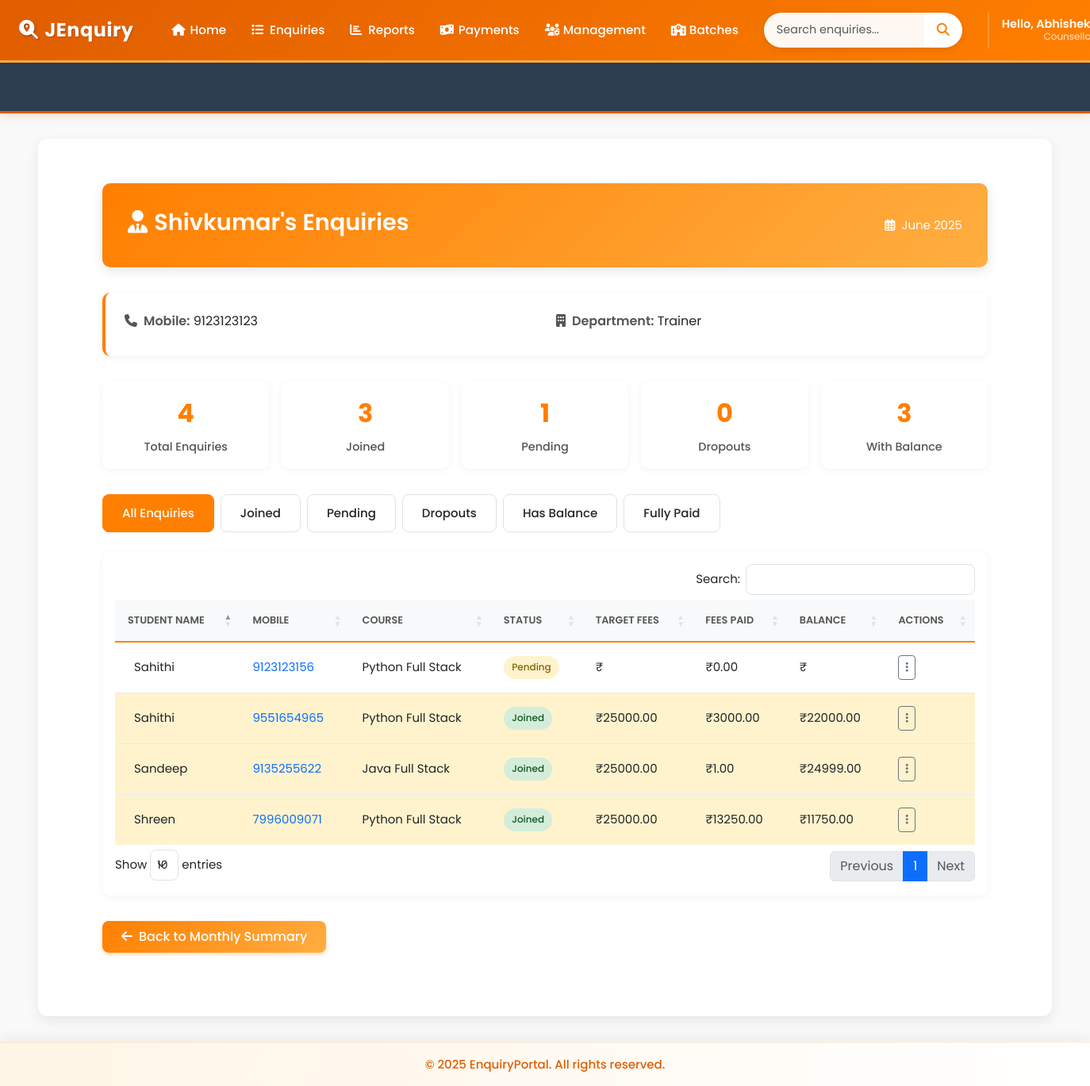
Page /monthly-summary/counsellor/3/2025/6/ (signed in) on the committed database.
### accounts/models.py (models this page shows, shortened)
class CustomUser(AbstractBaseUser, PermissionsMixin):
    ROLE_CHOICES = (
        ('manager', 'Manager'),
        ('counselor', 'Counselor'),
    )
    email = models.EmailField(unique=True)
    first_name = models.CharField(max_length=30)
    last_name = models.CharField(max_length=30)
    role = models.CharField(max_length=20, choices=ROLE_CHOICES)
    is_approved = models.BooleanField(default=False)
    is_active = models.BooleanField(default=True)
    is_staff = models.BooleanField(default=False)
    objects = CustomUserManager()
    USERNAME_FIELD = 'email'
    REQUIRED_FIELDS = ['first_name', 'last_name', 'role']

### enquiry/models.py (models this page shows, shortened)
class Counsellor(models.Model):
    name = models.CharField(max_length=100, unique=True)
    mobile = models.CharField(max_length=15)
    department = models.CharField(max_length=100)

class Enquiry(models.Model):
    STATUS_CHOICES = [
        ('joined', 'Joined'),
        ('pending', 'Pending'),
        ('dropout', 'Dropout'),
    ]
    SUBJECT_CHOICES = [
        ('java_full_stack', 'Java Full Stack'),
        ('python_full_stack', 'Python Full Stack'),
        ('other', 'Other'),
    ]
    ENQUIRY_TYPE_CHOICES = [
        ('someone_telephonic', 'Enquiry for Someone Telephonic'),
        ('direct_telephonic', 'Direct Enquiry Telephonic'),
        ('someone_walkin', 'Enquiry for Someone WalkIn'),
        ('direct_walkin', 'Direct Enquiry WalkIn'),
        ('telephonic_to_walkin', 'Telephonic To Walkin'),
    ]
    name = models.CharField(max_length=100)
    mobile = models.CharField(max_length=15, unique=True)
    subject = models.CharField(max_length=50, choices=SUBJECT_CHOICES)
    status = models.CharField(max_length=10, choices=STATUS_CHOICES, default='pending')
    enquiry_type = models.CharField(max_length=30, choices=ENQUIRY_TYPE_CHOICES, default='direct_telephonic')
    counsellor = models.ForeignKey(Counsellor, on_delete=models.CASCADE)
    created_at = models.DateTimeField(auto_now_add=True)
    followup_date = models.DateField(null=True, blank=True)
    enquiry_date = models.DateField(null=True, blank=True)
    parent_number = models.CharField(max_length=15, blank=True, null=True)
    fees_paid_date = models.DateField(null=True, blank=True)
    native_district_name=models.CharField(max_length=30,blank=True,null=True)
    target_fees = models.DecimalField(
        max_digits=12, decimal_places=2,
        null=True, blank=True,
        help_text="Total fees for the course"
    )
    fees_paid = models.DecimalField(
        max_digits=12, decimal_places=2,
        default=0.00,
        help_text="Total amount paid by the student"
    )
    fees_balance = models.DecimalField(
        max_digits=12, decimal_places=2,
        null=True, blank=True,
        help_text="Remaining balance (calculated automatically)"
    )
    due_date = models.DateField(
        null=True, blank=True,
        help_text="Deadline for full fees payment"
    )
    other_subject_name = models.CharField(
        max_length=100,
        blank=True,
        null=True,
        help_text="Specify the subject if 'Other' is selected"
    )
    is_joined_batch = models.BooleanField(
    default=False,
    help_text="True if the student has joined a batch"
)
    joined_date = models.DateField(
        null=True,
        blank=True,
        help_text="Date when the student joined"
    )
    VISIT_TYPE_CHOICES = [
        ('alone_walkin', 'Alone Walkin'),
        ('came_with_parents', 'Came with parents'),
        ('student_reference', 'Student Reference'),
        ('old_student_reference', 'Old Student Reference'),
        ('came_with_relatives', 'Came with relatives'),
        ('telephonic','Telephonic'),
    ]
    visit_type = models.CharField(
        max_length=30,
        choices=VISIT_TYPE_CHOICES,
        default='alone_walkin',
        help_text="How did the student come for enquiry?"
    )

### enquiry/views.py (the view)
# urls.py: path('monthly-summary/counsellor/<int:counsellor_id>/<int:year>/<int:month>/', views.counsellor_monthly_details, name='counsellor_monthly_details'),
@login_required(login_url='accounts:login')
def counsellor_monthly_details(request, counsellor_id, year, month):
    counsellor = get_object_or_404(Counsellor, id=counsellor_id)
    if not (1 <= month <= 12):
        return render(request, 'error.html', {'message': 'Invalid month'})
    try:
        start_date = datetime(year=year, month=month, day=1)
        next_month = start_date.replace(day=28) + timedelta(days=4)
        end_date = next_month.replace(day=1) - timedelta(days=1)
    except ValueError:
        return render(request, 'error.html', {'message': 'Invalid date range'})
    start_date = make_aware(start_date)
    end_date = make_aware(datetime.combine(end_date, datetime.max.time()))
    enquiries = Enquiry.objects.filter(
        counsellor=counsellor,
        created_at__range=(start_date, end_date)
    ).select_related('counsellor')
    joined_count = enquiries.filter(status='joined').count()
    pending_count = enquiries.filter(status='pending').count()
    dropout_count = enquiries.filter(status='dropout').count()
    context = {
        'counsellor': counsellor,
        'enquiries': enquiries,
        'month': start_date.strftime('%B'),
        'year': year,
        'joined_count': joined_count,
        'pending_count': pending_count,
        'dropout_count': dropout_count,
    }
    return render(request, 'counsellor_monthly_details.html', context)

### template/counsellor_monthly_details.html (shortened to what this page needs)
{% extends "base.html" %}
{% block extra_css %}
<link rel="stylesheet" href="https://cdn.datatables.net/1.13.5/css/dataTables.bootstrap5.min.css">
<link rel="stylesheet" href="https://cdn.datatables.net/buttons/2.4.1/css/buttons.bootstrap5.min.css">
{% endblock %}
{% block content %}
<div class="container mt-4 mb-5 fade-in">
    <div class="page-header">
        <div class="d-flex justify-content-between align-items-center flex-wrap">
            <h2><i class="fas fa-user-tie me-2"></i>{{ counsellor.name }}'s Enquiries</h2>
            <div class="text-white">
                <i class="far fa-calendar-alt me-1"></i> {{ month }} {{ year }}
            </div>
        </div>
    </div>
    <div class="counsellor-info">
        <div class="row">
            <div class="col-md-6">
                <p><span class="info-label"><i class="fas fa-phone me-2"></i>Mobile:</span> {{ counsellor.mobile }}</p>
            </div>
            <div class="col-md-6">
                <p><span class="info-label"><i class="fas fa-building me-2"></i>Department:</span> {{ counsellor.department }}</p>
            </div>
        </div>
    </div>
    {% if enquiries %}
    <div class="data-summary">
        <div class="summary-card">
            <div class="number" id="totalEnquiries">{{ enquiries|length }}</div>
            <div class="label">Total Enquiries</div>
        </div>
        <div class="summary-card">
            <div class="number" id="joinedCount">{{ joined_count }}</div>
            <div class="label">Joined</div>
        </div>
        <div class="summary-card">
            <div class="number" id="pendingCount">0</div>
            <div class="label">Pending</div>
        </div>
        <div class="summary-card">
            <div class="number" id="dropoutCount">0</div>
            <div class="label">Dropouts</div>
        </div>
        <div class="summary-card">
            <div class="number" id="balanceCount">0</div>
            <div class="label">With Balance</div>
        </div>
    </div>
    <div class="filter-tabs">
        <div class="filter-tab active" data-filter="all">All Enquiries</div>
        <div class="filter-tab" data-filter="joined">Joined</div>
        <div class="filter-tab" data-filter="pending">Pending</div>
        <div class="filter-tab" data-filter="dropped">Dropouts</div>
        <div class="filter-tab" data-filter="balance">Has Balance</div>
        <div class="filter-tab" data-filter="paid">Fully Paid</div>
    </div>
    <div class="table-container">
        <div class="table-responsive">
            <table class="enquiry-table" id="enquiryTable">
                <thead>
                    <tr>
                        <th>Student Name</th>
                        <th>Mobile</th>
                        <th>Course</th>
                        <th>Status</th>
                        <th>Target Fees</th>
                        <th>Fees Paid</th>
                        <th>Balance</th>
                        <th>Actions</th>
                    </tr>
                </thead>
                <tbody>
                    {% for enquiry in enquiries %}
                    <tr data-status="{{ enquiry.status|lower }}" data-balance="{% if enquiry.fees_balance > 0 %}balance{% else %}paid{% endif %}" {% if enquiry.fees_balance > 0 %}class="balance-warning"{% endif %}>
                        <td>
                            <div class="d-flex align-items-center">
                                <span class="ms-2">{{ enquiry.name }}</span>
                            </div>
                        </td>
                        <td>
                            <a href="tel:{{ enquiry.mobile }}" class="text-decoration-none">
                                {{ enquiry.mobile }}
                            </a>
                        </td>
                        <td>{{ enquiry.get_subject_display }}</td>
                        <td>
                            <span class="status-badge status-{{ enquiry.status|lower }}">
                                {{ enquiry.get_status_display }}
                            </span>
                        </td>
                        <td>₹{{ enquiry.target_fees|floatformat:2 }}</td>
                        <td>₹{{ enquiry.fees_paid|floatformat:2 }}</td>
                        <td>₹{{ enquiry.fees_balance|floatformat:2 }}</td>
                        <td>
                            <div class="dropdown">
                                <button class="btn btn-sm btn-outline-secondary dropdown-toggle" type="button" data-bs-toggle="dropdown">
                                    <i class="fas fa-ellipsis-v"></i>
                                </button>
                            </div>
                        </td>
                    </tr>
                    {% endfor %}
                </tbody>
            </table>
        </div>
    </div>
    {% else %}
    <div class="empty-state">
        <i class="far fa-clipboard"></i>
        <p>No enquiries found for this counsellor in {{ month }} {{ year }}.</p>
    </div>
    {% endif %}
    <div class="d-flex justify-content-between align-items-center mt-4">
        <a href="{% url 'enquiry:monthly_summary_by_counsellor' %}" class="btn action-btn btn-back">
            <i class="fas fa-arrow-left me-2"></i>Back to Monthly Summary
        </a>
    </div>
</div>
{% endblock %}

### template/base.html (shortened to what this page needs)
<!DOCTYPE html>
<html lang="en">
<head>
    <link href="https://cdn.jsdelivr.net/npm/bootstrap@5.3.0-alpha1/dist/css/bootstrap.min.css" rel="stylesheet">
    <link rel="stylesheet" href="https://cdnjs.cloudflare.com/ajax/libs/font-awesome/6.4.0/css/all.min.css">
<link rel="stylesheet" href="https://cdnjs.cloudflare.com/ajax/libs/font-awesome/6.5.0/css/all.min.css">
<link rel="stylesheet" href="https://cdn.jsdelivr.net/npm/flatpickr/dist/flatpickr.min.css">
    {% block extra_css %}
    {% endblock %}
</head>
<body>
    <nav class="navbar navbar-expand-lg navbar-dark">
        <div class="container-fluid">
            <a class="navbar-brand pulse-on-hover" href="{% url 'enquiry:dashboard' %}">
                <i class="fas fa-search-location"></i>JEnquiry
            </a>
            <div class="collapse navbar-collapse" id="mainNav">
                {% if user.is_authenticated %}
                <ul class="navbar-nav me-auto mb-2 mb-lg-0">
                    <li class="nav-item">
                        <a class="nav-link" href="{% url 'enquiry:dashboard' %}"><i class="fas fa-home"></i> Home</a>
                    </li>
                    <li class="nav-item dropdown">
                        <a class="nav-link dropdown-toggle" href="#" role="button" data-bs-toggle="dropdown">
                            <i class="fas fa-list"></i> Enquiries
                        </a>
                    </li>
                    <li class="nav-item dropdown">
                        <a class="nav-link dropdown-toggle" href="#" role="button" data-bs-toggle="dropdown">
                            <i class="fas fa-chart-bar"></i> Reports
                        </a>
                    </li>
                    <li class="nav-item dropdown">
                        <a class="nav-link dropdown-toggle" href="#" role="button" data-bs-toggle="dropdown">
                            <i class="fas fa-money-bill-wave"></i> Payments
                        </a>
                    </li>
                    <li class="nav-item dropdown">
                        <a class="nav-link dropdown-toggle" href="#" role="button" data-bs-toggle="dropdown">
                            <i class="fas fa-users-cog"></i> Management
                        </a>
                    </li>
                    <li class="nav-item dropdown">
                        <a class="nav-link dropdown-toggle" href="#" role="button" data-bs-toggle="dropdown">
                           <i class="fa-solid fa-school"></i> Batches
                        </a>
                    </li>
                </ul>
                <form class="d-flex search-form search-section" action="{% url 'enquiry:enquary_list' %}" method="get">
                    <div class="input-group">
                        <input type="search" name="search" class="form-control" placeholder="Search enquiries..."
                               aria-label="Search">
                        <button class="btn" type="submit">
                            <i class="fas fa-search"></i>
                        </button>
                    </div>
                </form>
                <div class="user-section">
                    <div class="user-menu">
                        <div class="dropdown user-dropdown">
                            <button class="dropdown-toggle" type="button" data-bs-toggle="dropdown"
                                    aria-expanded="false">
                                <div class="user-profile-dropdown">
                                    <div class="user-details">
                                        <p class="user-greeting">
                                           Hello, {{ user.first_name|default:user.email }}!
                                        </p>
                                        <p class="user-role">
                                            {% if user.is_superuser %}
                                                Super Admin
                                            {% elif user.is_staff %}
                                                Admin
                                            {% else %}
                                                Counsellor
                                            {% endif %}
                                        </p>
                                    </div>
                                </div>
                            </button>
                        </div>
                    </div>
                </div>
                {% endif %}
            </div>
        </div>
    </nav>
<div class="marquee-container marquee-progress">
    <div class="marquee-content">
    </div>
</div>
    <div class="main-content-wrapper">
        <div class="container-fluid px-4">
            <div class="content-container">
                {% block content %}
                {% endblock %}
            </div>
        </div>
    </div>
    <footer class="text-center p-3">
        <div class="container">
            <p class="m-0">&copy; 2025 EnquiryPortal. All rights reserved.</p>
        </div>
    </footer>
</body>
</html>

### rows in the picture
CustomUser: first_name "Abhishek"
Counsellor: name "Shivkumar", mobile "9123123123", department "Trainer"
Enquiry: name "Shreen", mobile "7996009071", subject "Python Full Stack", status "Joined", target_fees "25000.00", fees_paid "13250.00", fees_balance "11750.00"
Enquiry: name "Sahithi", mobile "9123123156", subject "Python Full Stack", status "Pending", fees_paid "0.00"
Enquiry: name "Sandeep", mobile "9135255622", subject "Java Full Stack", status "Joined", target_fees "25000.00", fees_paid "1.00", fees_balance "24999.00"
Enquiry: name "Sahithi", mobile "9551654965", subject "Python Full Stack", status "Joined", target_fees "25000.00", fees_paid "3000.00", fees_balance "22000.00"

### other values in the picture
{{ month }} "June"
{{ year }} "2025"
{{ enquiries|length }} "4"
{{ joined_count }} "3"
